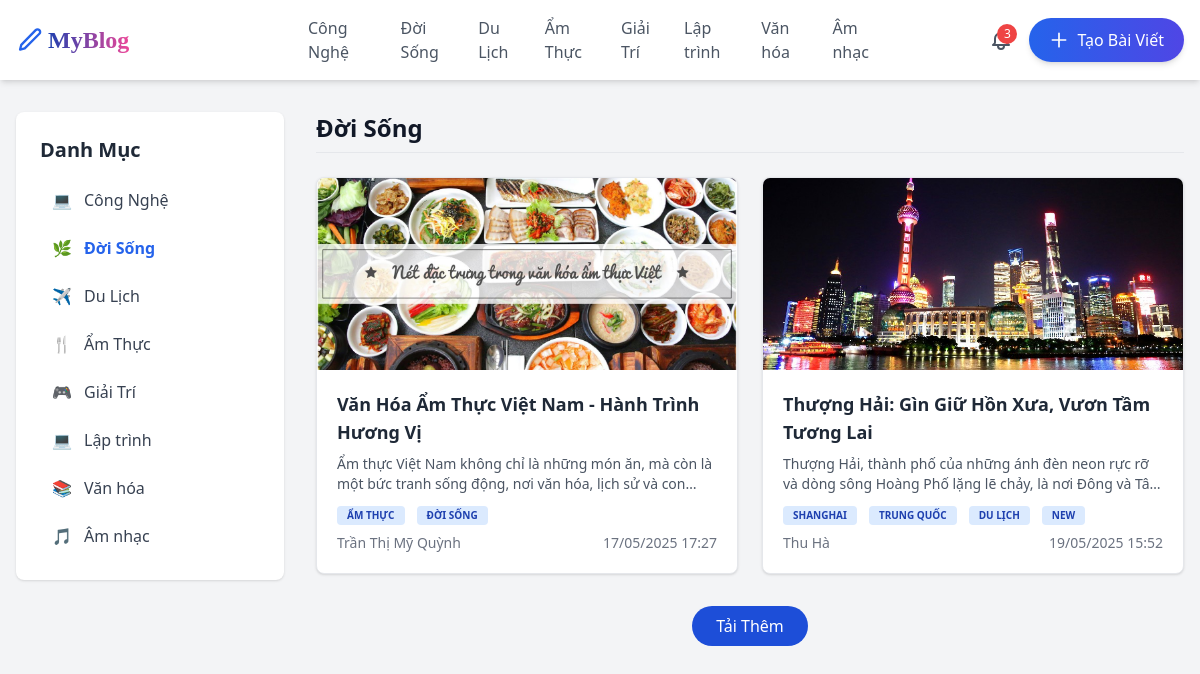
The page /danhmuc/doi-song on the database its author committed.
### app.py (models this page shows)
class Category(db.Model):
    __tablename__ = 'categories'
    id = db.Column(db.Integer, primary_key=True, autoincrement=True)
    name = db.Column(db.String(50))
    slug = db.Column(db.String(100), unique=True, nullable=False)
    posts = db.relationship('PostCategory', backref='category', lazy=True)

class Post(db.Model):
    __tablename__ = 'posts'
    id = db.Column(db.Integer, primary_key=True, autoincrement=True)
    user_id = db.Column(db.Integer, db.ForeignKey('users.id'), nullable=False)
    title = db.Column(db.String(255))
    slug = db.Column(db.String(255), unique=True, nullable=False)
    content = db.Column(db.Text)
    thumbnail_url = db.Column(db.String(255))
    description = db.Column(db.String(255))
    created_at = db.Column(db.DateTime, default=lambda: datetime.now(UTC))
    view_count = db.Column(db.Integer, default=0)
    status = db.Column(db.Enum('draft', 'published', 'archived', name='status_enum'), default='published')
    deleted_at = db.Column(db.DateTime, nullable=True)
    post_categories = db.relationship('PostCategory', backref='post', cascade="all, delete-orphan", lazy=True)
    comments = db.relationship('Comment', backref='post', cascade="all, delete-orphan", lazy='dynamic')
    tags = db.relationship('Tag', secondary='post_tags', back_populates='posts')

class Tag(db.Model):
    __tablename__ = 'tags'
    id = db.Column(db.Integer, primary_key=True, autoincrement=True)
    name = db.Column(db.String(50), unique=True, nullable=False)
    posts = db.relationship('Post', secondary='post_tags', back_populates='tags')

class User(db.Model):
    __tablename__ = 'users'
    id = db.Column(db.String(36), primary_key=True, default=lambda: str(uuid.uuid4()))
    name = db.Column(db.String(100))
    email = db.Column(db.String(100), unique=True)
    password = db.Column(db.String(100))
    mobile = db.Column(db.String(100))
    avatar_url = db.Column(db.String(255))
    bio = db.Column(db.Text)
    joined_date = db.Column(db.Date, default=date.today)
    posts = db.relationship('Post', backref='user', lazy=True)
    comments = db.relationship('Comment', backref='user', lazy=True)
    messages = db.relationship('Message', back_populates='user', lazy='dynamic')

### app.py (the view)
@app.route('/danhmuc/<string:slug>')
def category(slug):
    category = Category.query.filter_by(slug=slug).first_or_404()
    posts = [pc.post for pc in category.posts if pc.post.deleted_at is None]
    return render_template("category.html" , posts=posts , category=category , slug=slug)

### app.py (called while the page is built)
@app.context_processor
def inject_categories():
    categories = Category.query.all()
    return dict(categories=categories)

### templates/category.html (shortened to what this page needs)
{% extends "base.html" %}
{% block content %}
    <main class="container mx-auto max-w-7xl px-4 py-8 grid grid-cols-1 md:grid-cols-12 gap-8">
        <aside class="md:col-span-3 bg-white shadow p-6 rounded-lg h-fit sticky top-6">
            <h3 class="text-xl font-semibold text-gray-800 mb-4">Danh Mục</h3>
            <ul class="space-y-2 text-base">
                {% for category in categories %}
                    <li>
                        <a href="/danhmuc/{{ category.slug }}"
                           class="flex items-center px-3 py-2 rounded-md transition hover:bg-gray-100
                       {% if category.slug == slug %}text-blue-600 font-semibold{% else %}text-gray-700{% endif %}">
                        <span class="mr-3">
                           {% if category.name == "Công Nghệ" %}💻
                           {% elif category.name == "Đời Sống" %}🌿
                           {% elif category.name == "Du Lịch" %}✈️
                           {% elif category.name == "Ẩm Thực" %}🍴
                           {% elif category.name == "Giải Trí" %}🎮
                           {% elif category.name == "Lập trình" %}💻
                           {% elif category.name == "Văn hóa" %}📚
                           {% elif category.name == "Âm nhạc" %}🎵
                           {% else %}📁
                           {% endif %}
                        </span>
                            {{ category.name }}
                        </a>
                    </li>
                {% endfor %}
            </ul>
        </aside>
        <section class="md:col-span-9">
            <h2 class="text-2xl font-bold text-gray-900 mb-6 border-b pb-2">{{ category.name }}</h2>
            {% if posts|length > 0 %}
                <div class="grid grid-cols-1 sm:grid-cols-2 lg:grid-cols-2 gap-6">
                    {% for i in posts %}
                        <a href="/baiviet/{{ i.slug }}">
                            <div class="bg-white border rounded-lg shadow hover:shadow-lg transition overflow-hidden flex flex-col h-full">
                                <img src="{{ url_for('static', filename= i.thumbnail_url)}}"
                                     class="w-full h-48 object-cover" />
                                <div class="p-5 flex flex-col justify-between flex-1">
                                    <h3 class="text-lg font-semibold text-gray-800 mb-2 hover:text-blue-600 transition">
                                        {{ i.title }}
                                    </h3>
                                    <p class="text-gray-600 text-sm mb-3 line-clamp-2">
                                        {{ i.description|safe }}
                                    </p>
                                    <div class="flex flex-wrap gap-2 mb-2">
                                        {% for tag in i.tags %}
                                            <span style="font-size: 10px" class="bg-blue-100 text-blue-800 font-semibold px-2.5 py-0.5 rounded mr-1 uppercase">
                                        {{ tag.name }}
                                      </span>
                                        {% endfor %}
                                    </div>
                                    <div class="flex justify-between text-sm text-gray-500 mt-auto">
                                        <span>{{ i.user.name if i.user else 'Unknown author' }}</span>
                                        <span>{{ i.created_at.strftime('%d/%m/%Y %H:%M') }}</span>
                                    </div>
                                </div>
                            </div>
                        </a>
                    {% endfor %}
                </div>
                <div class="flex justify-center mt-8">
                    <button id="load-more"
                            class="bg-blue-700 text-white font-medium px-6 py-2 rounded-full hover:bg-blue-800 transition">
                        Tải Thêm
                    </button>
                </div>
            {% else %}
                <div class="text-center text-gray-500 py-10">
                    Không có bài viết nào trong danh mục này.
                </div>
            {% endif %}
        </section>
    </main>
{% endblock %}

### templates/base.html (shortened to what this page needs)
<!DOCTYPE html>
<html lang="en">
<head>
    <link rel="stylesheet" href="{{ url_for('static', filename='style.css') }}" />
    <link href="https://cdn.jsdelivr.net/npm/sweetalert2@11/dist/sweetalert2.min.css" rel="stylesheet">
    <link rel="stylesheet" href="https://cdnjs.cloudflare.com/ajax/libs/font-awesome/6.7.2/css/all.min.css" />
</head>
<body class="bg-gray-100">
    <header class="bg-white shadow-md sticky top-0 z-40">
    <div class="container mx-auto max-w-7xl px-4 py-4 grid grid-cols-12 items-center">
        <div class="col-span-3 flex items-center">
            <a href="/trangchu" class="flex items-center space-x-2 group">
                <div class="flex items-center space-x-1 group">
                    <svg class="w-7 h-7 text-blue-600 group-hover:text-blue-400 transition duration-300" fill="none" stroke="currentColor" stroke-width="2" viewBox="0 0 24 24">
                        <path stroke-linecap="round" stroke-linejoin="round"
                              d="M16.862 3.487a2.25 2.25 0 013.182 3.182L7.5 19.213l-4 1 1-4L16.862 3.487z" />
                    </svg>
                    <h1 class="text-2xl font-semibold font-[cursive] bg-gradient-to-r from-blue-800 to-pink-500 text-transparent bg-clip-text group-hover:from-blue-500 group-hover:to-pink-300 transition-all duration-300">
                    </h1>
                </div>
            </a>
        </div>
        <nav id="nav-menu" class="col-span-6 flex justify-center items-center space-x-4 text-base font-medium max-md:hidden max-md:absolute max-md:top-16 max-md:left-0 max-md:w-full max-md:bg-white max-md:shadow-md max-md:flex-col max-md:space-y-4 max-md:p-4">
            {% for category in categories %}
                <a href="/danhmuc/{{ category.slug }}" class="text-gray-600 hover:text-blue-700">{{ category.name }}</a>
            {% endfor %}
        </nav>
        <div class="col-span-3 flex justify-end items-center space-x-4">
            <button class="relative group">
                <span class="absolute -top-1 -right-1 bg-red-500 text-white text-xs rounded-full h-5 w-5 flex items-center justify-center">3</span>
            </button>
            <a href="/taobaiviet"
               class="inline-flex items-center gap-2 px-5 py-2.5 rounded-full bg-gradient-to-r from-blue-600 to-indigo-600 text-white font-medium text-base shadow-md hover:from-blue-700 hover:to-indigo-700 hover:shadow-lg transition duration-300">
                <svg class="w-5 h-5" fill="none" stroke="currentColor" stroke-width="2" viewBox="0 0 24 24">
                    <path stroke-linecap="round" stroke-linejoin="round" d="M12 4v16m8-8H4" />
                </svg>
                Tạo Bài Viết
            </a>
        </div>
    </div>
</header>
    <main>
        {% block content %}{% endblock %}
    </main>
    <script src="https://cdn.tailwindcss.com"></script>
</body>
</html>

### rows shown on the page
Category: name "Công Nghệ"
Category: name "Đời Sống"
Category: name "Du Lịch"
Category: name "Ẩm Thực"
Category: name "Giải Trí"
Category: name "Lập trình"
Category: name "Văn hóa"
Category: name "Âm nhạc"
Post: thumbnail_url (picture), title "Văn Hóa Ẩm Thực Việt Nam - Hành Trình Hương Vị", description "Ẩm thực Việt Nam không chỉ là những món ăn, mà còn là một bức tranh sống động, nơi văn hóa, lịch sử và…", user "Trần Thị Mỹ Quỳnh", created_at "17/05/2025 17:27"
Tag: name "ẨM THỰC"
Tag: name "ĐỜI SỐNG"
Post: thumbnail_url (picture), title "Thượng Hải: Gìn Giữ Hồn Xưa, Vươn Tầm Tương Lai", description "Thượng Hải, thành phố của những ánh đèn neon rực rỡ và dòng sông Hoàng Phố lặng lẽ chảy, là nơi Đông và…", user "Thu Hà", created_at "19/05/2025 15:52"
Tag: name "SHANGHAI"
Tag: name "TRUNG QUỐC"
Tag: name "DU LỊCH"
Tag: name "NEW"
